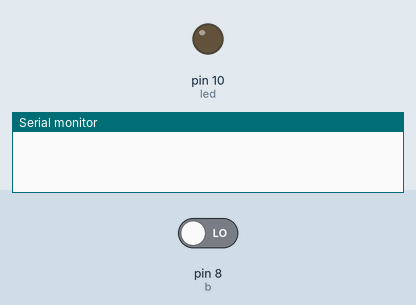
A program run on a simulated Arduino Uno, built with avr-gcc and run on an emulated ATmega328P. On the bench: output pins drawn as LEDs (lit = HIGH), the last lines printed to the serial monitor. The test bench sets the inputs (shaded band); at power-on: pin 8 (b) LOW.

Above: at 1.2 s.
1.3 s: pin 8 (b) driven HIGH
At 4.1 s:
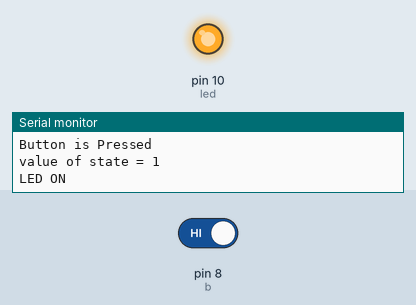
4.3 s: pin 8 (b) driven LOW
At 5.3 s:
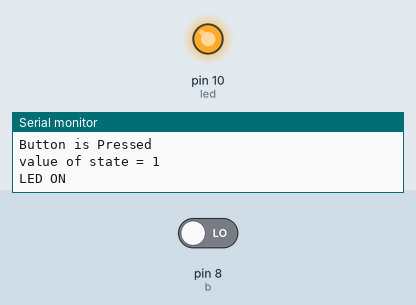
Timing chart, 0 to 7.3 s (numbered marks = the images above; inputs shaded):
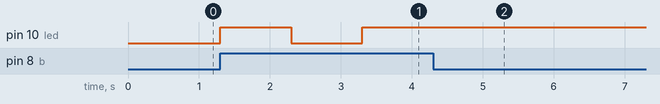

Measured:
- after the input at 1.3 s, pin 10 (led): LOW → HIGH at once, → LOW 1.0 s later, → HIGH 1.0 s later
- after the input at 4.3 s, pin 10 (led): stops changing and stays HIGH

The program:

main.cpp
```cpp
#include <Arduino.h>
int b = 8;
int led = 10;
bool state = 0;
void setup()
{
  pinMode(b, INPUT);
  pinMode(led, OUTPUT);
  Serial.begin(9600);
}
void loop()
{
  if (digitalRead(b) == 1)
  {
    Serial.println("Button is Pressed");
    state = !state;
    digitalWrite(led, state);
    Serial.print("value of state = ");
    Serial.println(state);
    if ((state)==1)
    {
      Serial.println("LED ON");
    }
    else
    {
      Serial.println("LED OFF");
    }
    delay(1000);
  }
}
```
